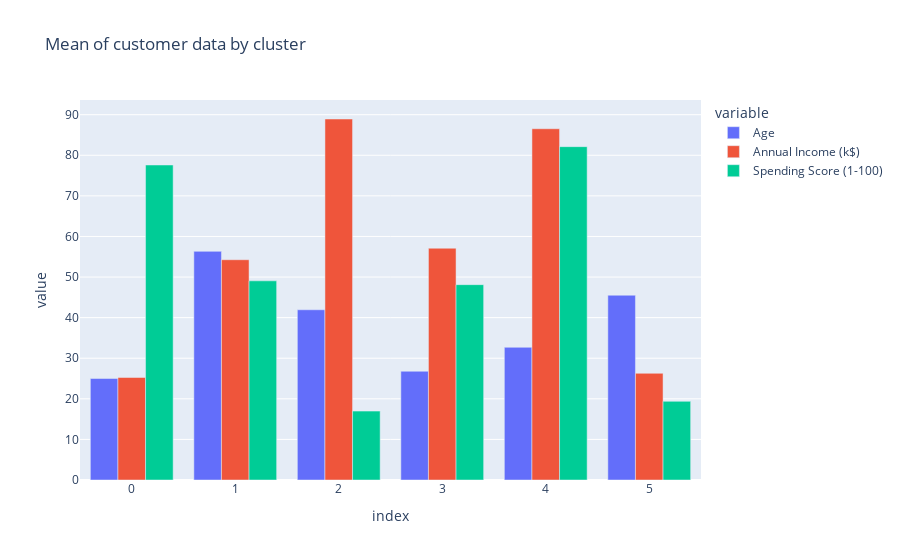

Here is the notebook cell this chart was saved with:
### Markdown cell above
##### Visualizing the df using a side-by-side bar chart

### Code cell
fig= px.bar(
    df,barmode="group",title="Mean of customer data by cluster"
)
fig.show()

### Figure 1 — Plotly figure (JSON) as saved in the notebook; plotly's stock layout.template omitted (floating-point values rounded to 4 significant figures)
{"data": [{"alignmentgroup": "True", "hovertemplate": "variable=Age<br>index=%{x}<br>value=%{y}<extra></extra>", "legendgroup": "Age", "marker": {"color": "#636efa", "pattern": {"shape": ""}}, "name": "Age", "offsetgroup": "Age", "orientation": "v", "showlegend": true, "textposition": "auto", "type": "bar", "x": [0, 1, 2, 3, 4, 5], "xaxis": "x", "y": [25.0, 56.33, 41.94, 26.79, 32.69, 45.52], "yaxis": "y"}, {"alignmentgroup": "True", "hovertemplate": "variable=Annual Income (k$)<br>index=%{x}<br>value=%{y}<extra></extra>", "legendgroup": "Annual Income (k$)", "marker": {"color": "#EF553B", "pattern": {"shape": ""}}, "name": "Annual Income (k$)", "offsetgroup": "Annual Income (k$)", "orientation": "v", "showlegend": true, "textposition": "auto", "type": "bar", "x": [0, 1, 2, 3, 4, 5], "xaxis": "x", "y": [25.26, 54.27, 88.94, 57.1, 86.54, 26.29], "yaxis": "y"}, {"alignmentgroup": "True", "hovertemplate": "variable=Spending Score (1-100)<br>index=%{x}<br>value=%{y}<extra></extra>", "legendgroup": "Spending Score (1-100)", "marker": {"color": "#00cc96", "pattern": {"shape": ""}}, "name": "Spending Score (1-100)", "offsetgroup": "Spending Score (1-100)", "orientation": "v", "showlegend": true, "textposition": "auto", "type": "bar", "x": [0, 1, 2, 3, 4, 5], "xaxis": "x", "y": [77.61, 49.07, 16.97, 48.13, 82.13, 19.38], "yaxis": "y"}], "layout": {"barmode": "group", "legend": {"title": {"text": "variable"}, "tracegroupgap": 0}, "title": {"text": "Mean of customer data by cluster"}, "xaxis": {"anchor": "y", "domain": [0.0, 1.0], "title": {"text": "index"}}, "yaxis": {"anchor": "x", "domain": [0.0, 1.0], "title": {"text": "value"}}}}
